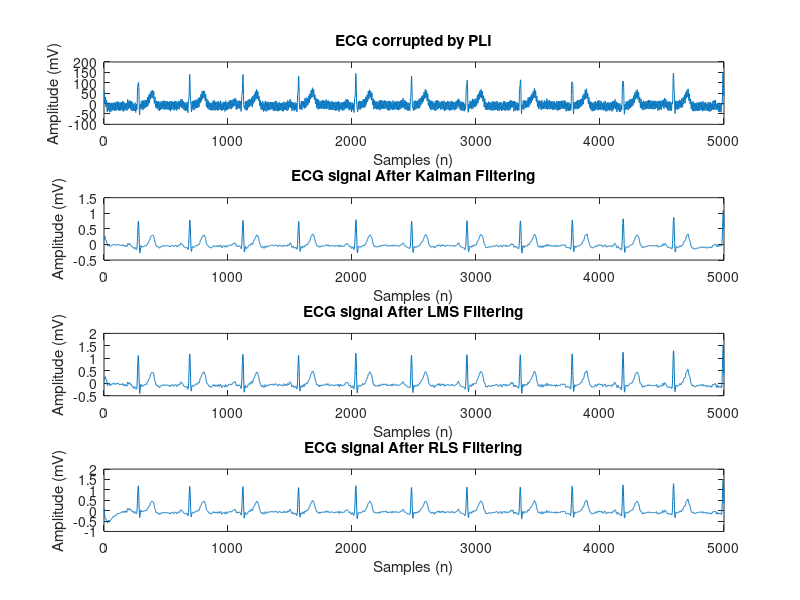
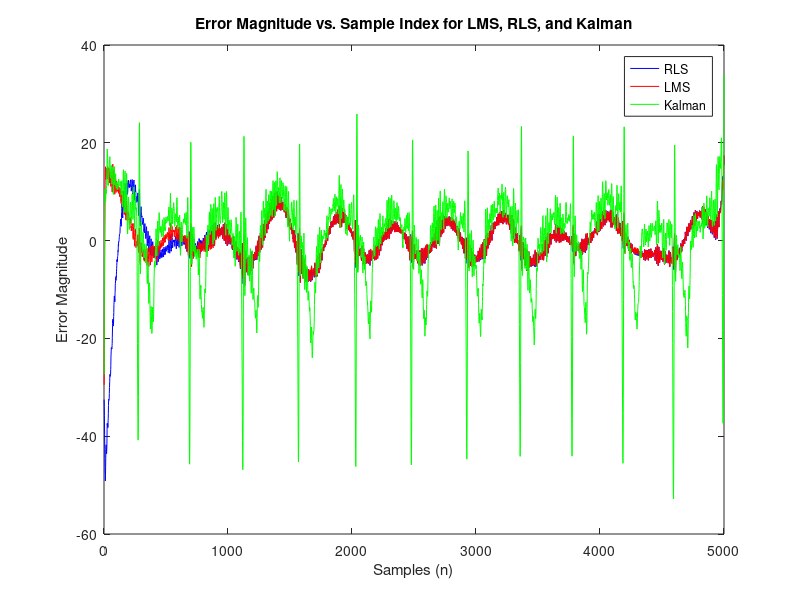
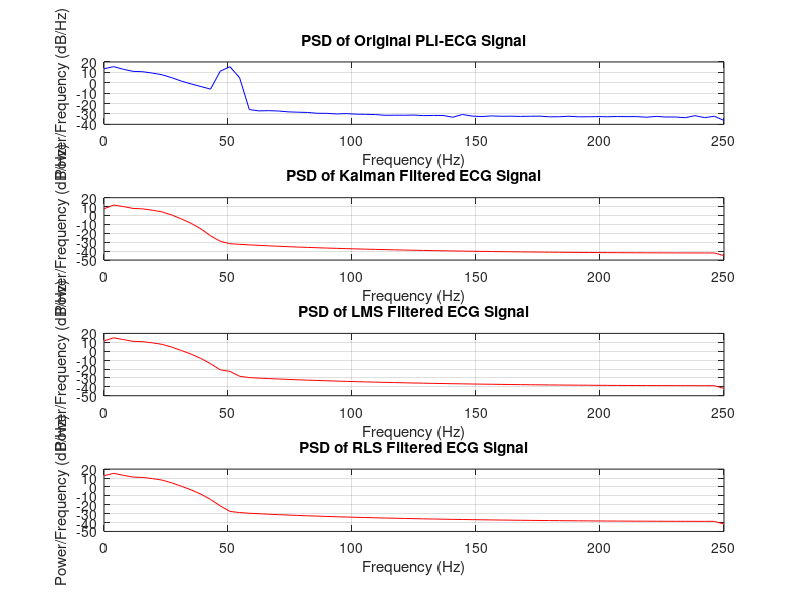

The MATLAB source for these figures, in order:
clear all;
load("ECG_database.mat");

%% Signal and Noise
reference_signal = 20 * mains_signal;  % PLI noise signal
standardData = Data1;  % Original ECG signal
d = standardData + reference_signal;  % Original signal plus PLI noise

fs = FS;  % Sampling frequency

%% Kalman Filter Parameters
f_pli = 50;  % Power line interference frequency (50 Hz)
T = 1 / fs;  % Sampling period
omega = 2 * pi * f_pli * T;  % Angular frequency

% State transition matrix A for tracking sine and cosine components of the PLI signal
A = [cos(omega), sin(omega); -sin(omega), cos(omega)];

H = [1, 0];  % Measurement matrix
Q = 0.01 * eye(2);  % Process noise covariance (assuming equal noise levels for sine and cosine components)
R = 0.1;  % Measurement noise covariance
x_hat = [0; 0];  % Initial state estimate, initialized to zero
P = eye(2);  % Initial error covariance matrix

kalman_filtered = zeros(LENGTH, 1);  % Filtered signal

%% Kalman Filter Algorithm
for n = 1:LENGTH
    % Prediction step
    x_hat_prior = A * x_hat;  % State prediction
    P_prior = A * P * A' + Q;  % Prediction error covariance
    
    % Update step
    K = P_prior * H' / (H * P_prior * H' + R);  % Kalman gain
    x_hat = x_hat_prior + K * (d(n) - H * x_hat_prior);  % Update state estimate
    P = (eye(2) - K * H) * P_prior;  % Update error covariance
    
    % Save the Kalman filtered signal (subtracting the estimated PLI noise)
    kalman_filtered(n) = d(n) - H * x_hat;
end

%% High-pass and Low-pass Filtering (Optional, further removal of baseline drift, etc.)
fc_high = 1;  % High-pass filter to remove DC drift and baseline wander
[b_hp, a_hp] = butter(2, fc_high/(fs/2), 'high');
ECG_hp_filtered_kalman = filtfilt(b_hp, a_hp, kalman_filtered);

fc_low = 40;  % Low-pass filter to remove high-frequency noise
[b_lp, a_lp] = butter(4, fc_low/(fs/2), 'low');
ECG_filtered2_kalman = filtfilt(b_lp, a_lp, ECG_hp_filtered_kalman);

%% LMS
% Parameters
mu = 0.01;
M = 10;     

t = (0:LENGTH-1) / FS;  % Time axis

% Initialize LMS filter
w = zeros(1, M);  % Filter weights
e = zeros(1, LENGTH);  % Error signal
input_buffer = zeros(1, M);

% LMS filtering algorithm
for n = M:LENGTH
    % Input to filter is the interference signal
    input_buffer = [reference_signal(n), input_buffer(1:end-1)];
    
    % Compute filter output (interference estimate)
    y = w * input_buffer';
    
    % Error signal (desired signal - interference estimate)
    e(n) = d(n) - y;
    
    % Update LMS filter weights with step size limitation and normalization
    w = w + 2 * mu * e(n) * input_buffer / (input_buffer * input_buffer' + eps);
end

% High-pass and low-pass filtering post-processing
fc_high = 1; 
[b_hp, a_hp] = butter(4, fc_high/(FS/2), 'high');  
ECG_hp_filtered = filtfilt(b_hp, a_hp, e); 

fc_low = 40;  
[b_lp, a_lp] = butter(4, fc_low/(FS/2), 'low'); 
ECG_filtered2_LMS = filtfilt(b_lp, a_lp, ECG_hp_filtered);  

%% RLS
M_1 = 1;             % Filter order
delta = 0.1;       % Small positive number to initialize P
lambda = 0.99;     % Forgetting factor
P_1 = (1/delta)*eye(M_1);
w_1 = zeros(M_1,1);

y = zeros(LENGTH,1);
e_1 = zeros(LENGTH,1);

for n = 1:LENGTH
    x_n = reference_signal(n);
    d_n = d(n);
    y_n = w_1' * x_n;
    e_n = d_n - y_n;

    k_n = (P_1 * x_n) / (lambda + x_n' * P_1 * x_n);
    w_1 = w_1 + k_n * e_n;
    P_1 = (1/lambda)*(P_1 - k_n * x_n' * P_1);

    y(n) = y_n;
    e_1(n) = e_n;
end

% High-pass and low-pass filtering post-processing
fc_high = 1; 
[b_hp, a_hp] = butter(4, fc_high/(FS/2), 'high');  
ECG_hp_filtered_RLS = filtfilt(b_hp, a_hp, e_1); 

fc_low = 40;  
[b_lp, a_lp] = butter(4, fc_low/(FS/2), 'low'); 
ECG_filtered2_RLS = filtfilt(b_lp, a_lp, ECG_hp_filtered_RLS);  

%% Plotting

figure;
subplot(4,1,1);
plot(d);
title('ECG corrupted by PLI');
xlabel('Samples (n)');
ylabel('Amplitude (mV)');

subplot(4,1,2);
plot(ECG_filtered2_kalman/100);
title('ECG signal After Kalman Filtering');
xlabel('Samples (n)');
ylabel('Amplitude (mV)');

subplot(4,1,3);
plot(ECG_filtered2_LMS/100);
title('ECG signal After LMS Filtering');
xlabel('Samples (n)');
ylabel('Amplitude (mV)');

subplot(4,1,4);
plot(ECG_filtered2_RLS/100);
title('ECG signal After RLS Filtering');
xlabel('Samples (n)');
ylabel('Amplitude (mV)');

%% Plot Error Curves

% Plot comparison of LMS and RLS error
figure;
plot(1:LENGTH, ECG_filtered2_RLS' - standardData, 'b', 'DisplayName', 'RLS');
hold on;
plot(1:LENGTH, ECG_filtered2_LMS - standardData, 'r', 'DisplayName', 'LMS');
hold on;
plot(1:LENGTH, ECG_filtered2_kalman' - standardData, 'g', 'DisplayName', 'Kalman');

xlabel('Samples (n)');
ylabel('Error Magnitude');
title('Error Magnitude vs. Sample Index for LMS, RLS, and Kalman');
legend;
hold off;

% Calculate and plot power spectral density (PSD) before and after filtering
figure;
subplot(4, 1, 1);
[psd_orig, f_psd] = pwelch(d, [], [], [], FS);
plot(f_psd, 10*log10(psd_orig), 'b');
title('PSD of Original PLI-ECG Signal');
xlabel('Frequency (Hz)');
ylabel('Power/Frequency (dB/Hz)');
grid on;

% PSD of filtered signal
subplot(4, 1, 2);
[psd_filt, f_psd] = pwelch(ECG_filtered2_kalman, [], [], [], FS);
plot(f_psd, 10*log10(psd_filt), 'r');
title('PSD of Kalman Filtered ECG Signal');
xlabel('Frequency (Hz)');
ylabel('Power/Frequency (dB/Hz)');
grid on;

subplot(4, 1, 3);
[psd_filt, f_psd] = pwelch(ECG_filtered2_LMS, [], [], [], FS);
plot(f_psd, 10*log10(psd_filt), 'r');
title('PSD of LMS Filtered ECG Signal');
xlabel('Frequency (Hz)');
ylabel('Power/Frequency (dB/Hz)');
grid on;

subplot(4, 1, 4);
[psd_filt, f_psd] = pwelch(ECG_filtered2_RLS, [], [], [], FS);
plot(f_psd, 10*log10(psd_filt), 'r');
title('PSD of RLS Filtered ECG Signal');
xlabel('Frequency (Hz)');
ylabel('Power/Frequency (dB/Hz)');
grid on;
